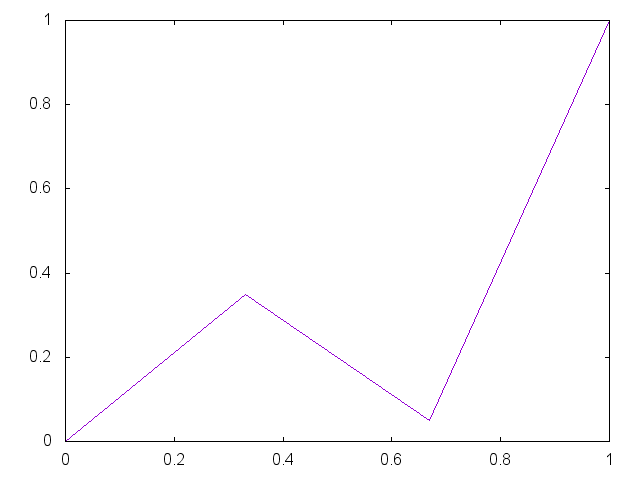

Source code (gnuplot):
set term png

set output "generate/static/generate/unique-0.35-0.05.png"
plot '-' smooth unique notitle
0 0
0.33 0.35
0.67 0.05 
1 1
e

reset;
